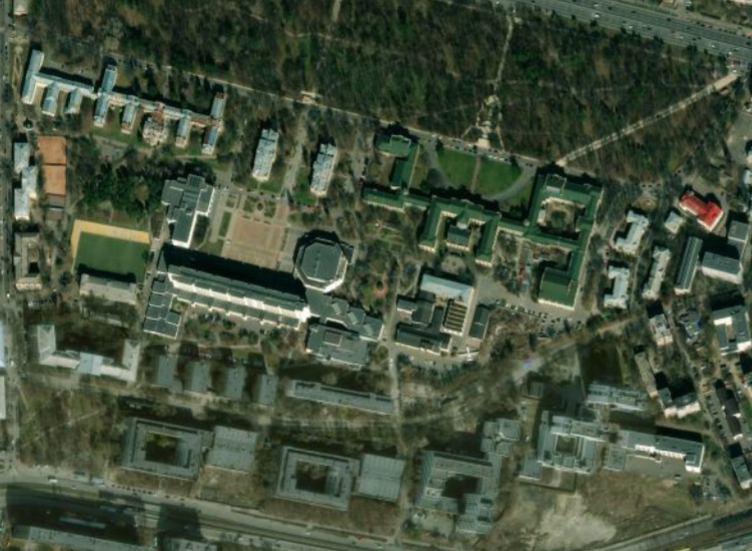
#> input picture media/bing.png, 752 x 551 px
$ python main_task2.py
#> lines starting #> are read from the running program, lines starting #| are printed output that depends on the picture
"""HW2 Level 3 - Filtering & Image Quality Enhancement.

Done by Popova Yelyzaveta.

Continuation of HW1: same KPI building-counting goal, now extended with
filtering and color-correction stages from module_2 (Lessons 3 & 4).
HW1 stages stay available; this file only adds new ones.

  - media/bing.png    -> Bing Maps (high-res, reference)
  - media/landsat.png -> Landsat   (low-res, tuning target)

"""

from pathlib import Path

import cv2
import numpy as np
import matplotlib.pyplot as plt

ROOT = Path(__file__).parent
MEDIA = ROOT / "media"
OUTPUTS = ROOT / "outputs_task2"
OUTPUTS.mkdir(exist_ok=True)

BING_PATH = MEDIA / "bing.png"
LANDSAT_PATH = MEDIA / "landsat.png"


# --------------------------------------------------------------------------- #
# Per-image pipeline definitions.                                             #
# Each entry is (stage_name, stage_params). Available stages: see STAGES.     #
# Starting point = HW1 final params; tune with new module_2 stages from       #
# the notebook (experiments.ipynb).                                           #
# --------------------------------------------------------------------------- #
PARAMS_BING = {
    "stages": [
        ("kmeans",          {"K": 3}),
        ("to_gray",         {}),
        ("equalize",        {}),
        ("gaussian_blur",   {"ksize": 15}),
        ("canny",           {"low": 50, "high": 160}),
        ("morphology",      {"op": "close", "shape": "rect", "ksize": 8, "iters": 2}),
        ("negative",        {}),
        ("find_rectangles", {"approx_eps": 0.08, "min_area": 400, "max_area": 3000,
                             "min_vertices": 4, "max_vertices": 4}),
    ],
}

PARAMS_LANDSAT = {
    "stages": [
        ("kmeans",          {"K": 9}),
        ("to_gray",         {}),
        ("equalize",        {}),
        ("canny",           {"low": 150, "high": 200}),
        ("morphology",      {"op": "close", "shape": "rect", "ksize": 8, "iters": 2}),
        ("negative",        {}),
        ("find_rectangles", {"approx_eps": 0.08, "min_area": 400, "max_area": 3000,
                             "min_vertices": 4, "max_vertices": 4}),
    ],
}


# --------------------------------------------------------------------------- #
# Stage functions. Signature: (img, params, ctx) -> (img_out, ctx_out)        #
# --------------------------------------------------------------------------- #
def s_to_gray(img, p, ctx):
    return cv2.cvtColor(img, cv2.COLOR_BGR2GRAY), ctx


def s_equalize(img, p, ctx):
    return cv2.equalizeHist(img), ctx


def s_negative(img, p, ctx):
    return cv2.bitwise_not(img), ctx


def s_gaussian_blur(img, p, ctx):
    k = p.get("ksize", 3)
    return cv2.GaussianBlur(img, (k, k), p.get("sigma", 0)), ctx


# --- new in HW2 (Lesson 3: filtr_im.py) ----------------------------------- #
# [66 lines left out: functions s_median_blur, s_bilateral, s_sharpen, s_average_filter, s_log_transform, s_pow_transform and 2 more, not called in this run]


# --- HW1 stages, unchanged ------------------------------------------------- #
def s_kmeans(img, p, ctx):
    K = p.get("K", 4)
    rgb = cv2.cvtColor(img, cv2.COLOR_BGR2RGB) if img.ndim == 3 \
          else cv2.cvtColor(img, cv2.COLOR_GRAY2RGB)
    Z = rgb.reshape((-1, 3)).astype(np.float32)
    crit = (cv2.TERM_CRITERIA_EPS + cv2.TERM_CRITERIA_MAX_ITER, 10, 1.0)
    _, lbl, c = cv2.kmeans(Z, K, None, crit, 10, cv2.KMEANS_PP_CENTERS)
    res = np.uint8(c)[lbl.flatten()].reshape(rgb.shape)
    return cv2.cvtColor(res, cv2.COLOR_RGB2BGR), ctx


# [8 lines left out: function s_threshold, not called in this run]


def s_canny(img, p, ctx):
    return cv2.Canny(img, p.get("low", 10), p.get("high", 250)), ctx


def s_morphology(img, p, ctx):
    shape_map = {"rect":    cv2.MORPH_RECT,
                 "ellipse": cv2.MORPH_ELLIPSE,
                 "cross":   cv2.MORPH_CROSS}
    op_map = {"close":    cv2.MORPH_CLOSE,
              "open":     cv2.MORPH_OPEN,
              "gradient": cv2.MORPH_GRADIENT,
              "tophat":   cv2.MORPH_TOPHAT,
              "blackhat": cv2.MORPH_BLACKHAT}
    shape = shape_map[p.get("shape", "rect")]
    op = op_map[p.get("op", "close")]
    k = cv2.getStructuringElement(shape, (p.get("ksize", 7), p.get("ksize", 7)))
    return cv2.morphologyEx(img, op, k, iterations=p.get("iters", 1)), ctx


def s_find_rectangles(img, p, ctx):
    """Lesson 2 / image_recognition.py: arcLength + approxPolyDP, count N-gons."""
    cnts, _ = cv2.findContours(img.copy(), cv2.RETR_EXTERNAL,
                               cv2.CHAIN_APPROX_SIMPLE)
    overlay = ctx["original_bgr"].copy()
    eps = p.get("approx_eps", 0.02)
    min_v, max_v = p.get("min_vertices", 4), p.get("max_vertices", 4)
    min_a, max_a = p.get("min_area", 0), p.get("max_area", 1e12)
    matches = []
    for c in cnts:
        a = cv2.contourArea(c)
        if not (min_a <= a <= max_a):
            continue
        peri = cv2.arcLength(c, True)
        approx = cv2.approxPolyDP(c, eps * peri, True)
        if min_v <= len(approx) <= max_v:
            cv2.drawContours(overlay, [approx], -1, (0, 255, 0), 2)
            matches.append(approx)
    ctx = {**ctx, "count": len(matches), "matches": matches,
           "rect_overlay": overlay}
    return cv2.cvtColor(overlay, cv2.COLOR_BGR2RGB), ctx


STAGES = {
    # HW1
    "to_gray":         s_to_gray,
    "equalize":        s_equalize,
    "negative":        s_negative,
    "gaussian_blur":   s_gaussian_blur,
    "kmeans":          s_kmeans,
    "threshold":       s_threshold,
    "canny":           s_canny,
    "morphology":      s_morphology,
    "find_rectangles": s_find_rectangles,
    # HW2 - Lesson 3 filters
    "median_blur":     s_median_blur,
    "bilateral":       s_bilateral,
    "sharpen":         s_sharpen,
    "average_filter":  s_average_filter,
    # HW2 - Lesson 4 brightness/contrast
    "log_transform":   s_log_transform,
    "pow_transform":   s_pow_transform,
    "hist_stretch":    s_hist_stretch,
    "hist_slide":      s_hist_slide,
}


# --------------------------------------------------------------------------- #
# Pipeline runner.                                                            #
# --------------------------------------------------------------------------- #
def run_pipeline(img_bgr, params):
    ctx = {"original_bgr": img_bgr.copy(), "count": 0,
           "matches": [], "rect_overlay": img_bgr.copy()}
    snapshots = [("original", cv2.cvtColor(img_bgr, cv2.COLOR_BGR2RGB), {})]
    img = img_bgr
    for name, p in params["stages"]:
        if name not in STAGES:
            raise KeyError(f"unknown stage: {name}. valid: {list(STAGES)}")
        img, ctx = STAGES[name](img, p, ctx)
        snapshots.append((name, img, p))
    return snapshots, ctx


# --------------------------------------------------------------------------- #
# Visualisations.                                                             #
# --------------------------------------------------------------------------- #
def save_stage_snapshots(snaps, prefix):
    out_dir = OUTPUTS / "stages"
    out_dir.mkdir(exist_ok=True)
    rgb_stages = {"original", "find_rectangles"}
    for i, (name, img, _) in enumerate(snaps):
        out = cv2.cvtColor(img, cv2.COLOR_RGB2BGR) \
              if (img.ndim == 3 and name in rgb_stages) else img
        cv2.imwrite(str(out_dir / f"{prefix}_{i:02d}_{name}.png"), out)


def show_originals(bing, landsat):
    fig, ax = plt.subplots(1, 2, figsize=(14, 6))
    ax[0].imshow(cv2.cvtColor(bing, cv2.COLOR_BGR2RGB))
    ax[0].set_title("Bing Maps - high-res reference")
    ax[1].imshow(cv2.cvtColor(landsat, cv2.COLOR_BGR2RGB))
    ax[1].set_title("Landsat - low-res tuning target")
    for a in ax:
        a.set_xticks([]); a.set_yticks([])
    fig.suptitle("Originals: KPI main campus (input images)")
    fig.tight_layout()
    fig.savefig(OUTPUTS / "01_originals.png", dpi=120)
    plt.show()


def show_pipeline_grid(snaps_top, snaps_bot, count_top, count_bot,
                       label_top, label_bot):
    cols = max(len(snaps_top), len(snaps_bot))
    fig, ax = plt.subplots(2, cols, figsize=(3.0 * cols, 6.5))
    if cols == 1:
        ax = np.array([[ax[0]], [ax[1]]])
    for row, (snaps, label, count) in enumerate((
        (snaps_top, label_top, count_top),
        (snaps_bot, label_bot, count_bot),
    )):
        for j in range(cols):
            a = ax[row, j]
            if j < len(snaps):
                name, img, _ = snaps[j]
                a.imshow(img, cmap=None if img.ndim == 3 else "gray")
                a.set_title(name, fontsize=10)
            else:
                a.axis("off")
            a.set_xticks([]); a.set_yticks([])
        ax[row, 0].set_ylabel(f"{label}\ncount = {count}", fontsize=11)
    fig.suptitle("Pipeline manipulations - top: Bing reference, bottom: Landsat")
    fig.tight_layout()
    fig.savefig(OUTPUTS / "02_pipeline.png", dpi=120)
    plt.show()


def show_contours_side_by_side(ctx_b, ctx_l):
    fig, ax = plt.subplots(1, 2, figsize=(14, 6))
    ax[0].imshow(cv2.cvtColor(ctx_b["rect_overlay"], cv2.COLOR_BGR2RGB))
    ax[0].set_title(f"Bing - detected rectangles: {ctx_b['count']}")
    ax[1].imshow(cv2.cvtColor(ctx_l["rect_overlay"], cv2.COLOR_BGR2RGB))
    ax[1].set_title(f"Landsat - detected rectangles: {ctx_l['count']}")
    for a in ax:
        a.set_xticks([]); a.set_yticks([])
    fig.suptitle("Vectorized contours (approxPolyDP, 4 vertices) - building candidates")
    fig.tight_layout()
    fig.savefig(OUTPUTS / "03_contours.png", dpi=120)
    plt.show()


# [10 lines left out: function show_histogram, not called in this run]


# --------------------------------------------------------------------------- #
# Entry point.                                                                #
# --------------------------------------------------------------------------- #
def load_images():
    bing = cv2.imread(str(BING_PATH), cv2.IMREAD_COLOR)
    landsat = cv2.imread(str(LANDSAT_PATH), cv2.IMREAD_COLOR)
    if bing is None:    raise FileNotFoundError(BING_PATH)
    if landsat is None: raise FileNotFoundError(LANDSAT_PATH)
    return bing, landsat


def main():
    bing, landsat = load_images()
#> in load_images, bing is the input picture: shape (551, 752, 3); mean B, G, R 60.4, 80.3, 67.8
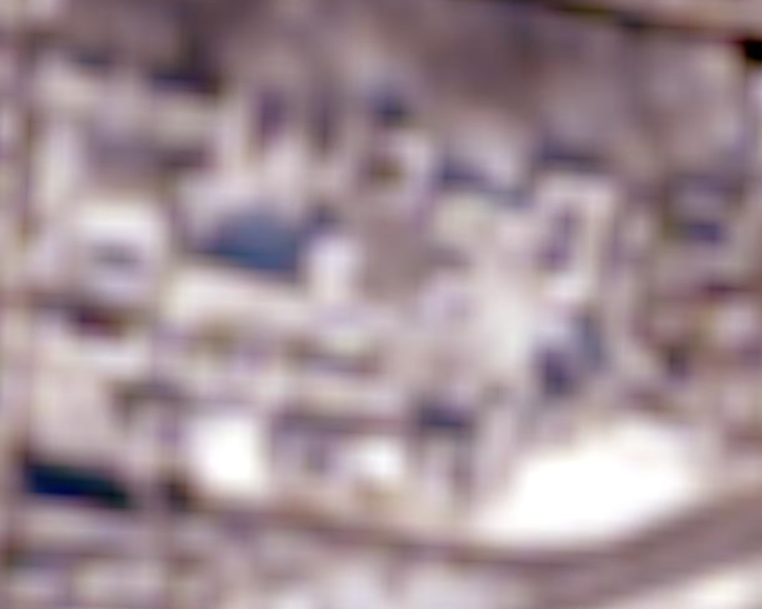
#> input picture media/landsat.png, 762 x 609 px
#> in load_images, landsat is the input picture: shape (609, 762, 3); mean B, G, R 149.5, 143.1, 160.8
    show_originals(bing, landsat)
#> in show_originals, `fig.savefig(OUTPUTS / "01_originals.png", dpi=120)`:
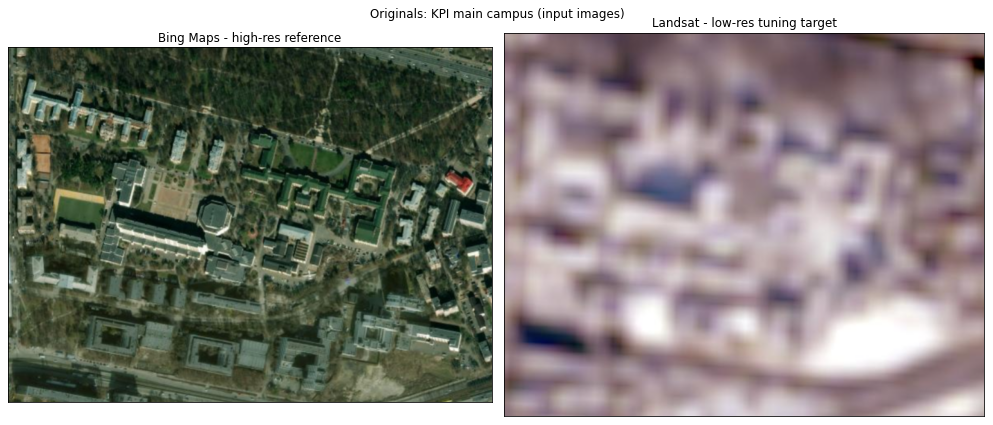
#> figure drawn by matplotlib, 2 panels

    snaps_b, ctx_b = run_pipeline(bing, PARAMS_BING)
#> the loop in run_pipeline, `for name, p in params["stages"]:` made 8 passes
#> pass 1, in s_kmeans, `res = np.uint8(c)[lbl.flatten()].reshape(rgb.shape)`:
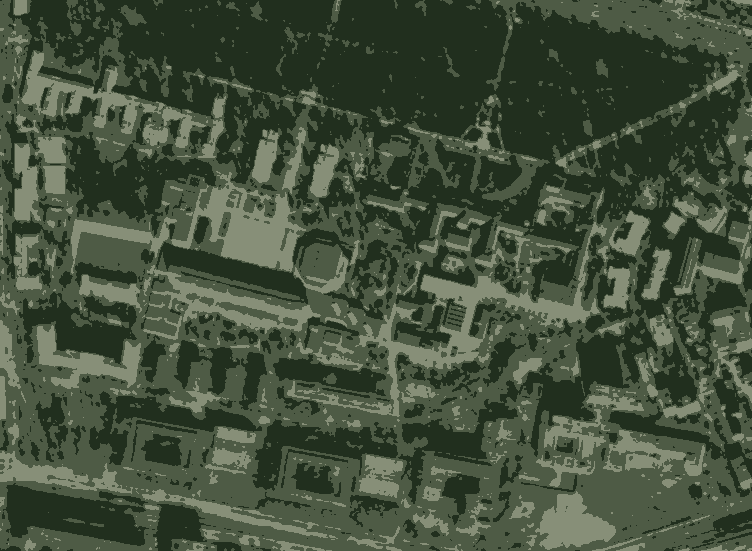
#> res: shape (551, 752, 3); mean R, G, B 67.3, 79.9, 59.9
#> after the loop in run_pipeline, `for name, p in params["stages"]:`:
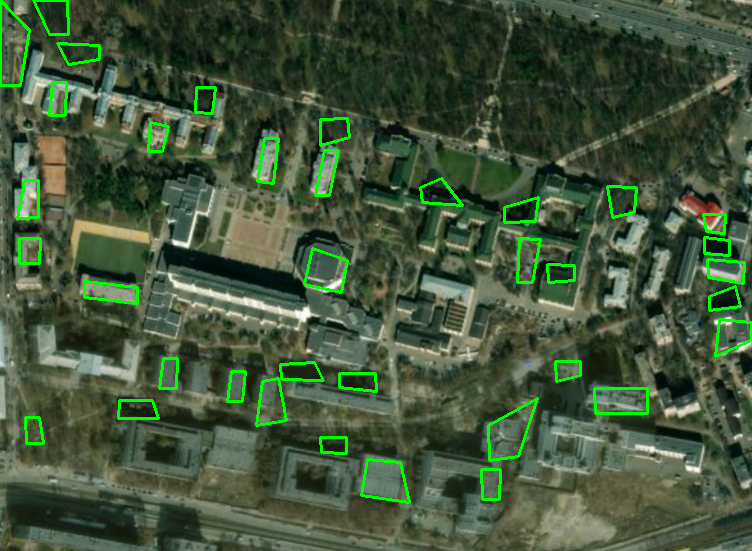
#> img: shape (551, 752, 3); mean R, G, B 65.8, 85.1, 58.5
#> after the loop in run_pipeline, `for name, p in params["stages"]:`: snapshots = 9 items
#> snaps_b = 9 items; ctx_b = 4 items
    snaps_l, ctx_l = run_pipeline(landsat, PARAMS_LANDSAT)
#> the loop in run_pipeline (call 2), `for name, p in params["stages"]:` made 7 passes
#> pass 2, in run_pipeline (call 2), `img, ctx = STAGES[name](img, p, ctx)`:
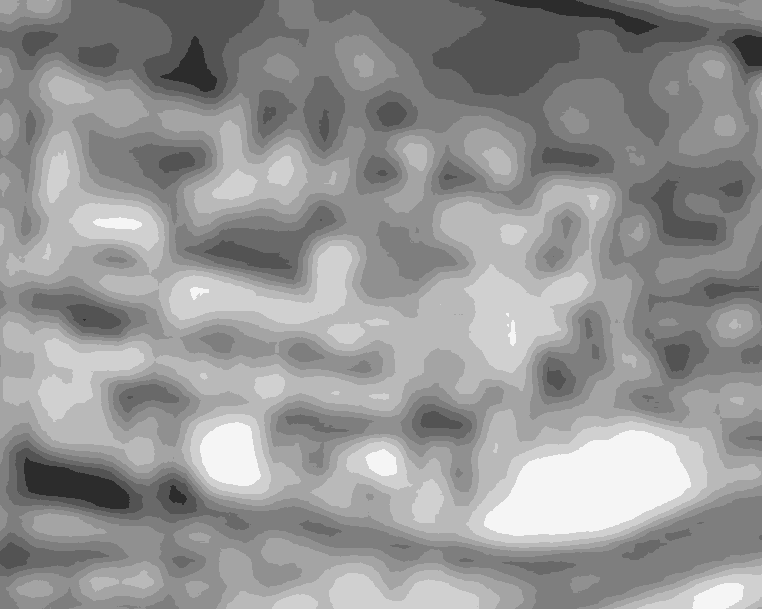
#> img: shape (609, 762); min 44, max 245, mean 148.5
#> after the loop in run_pipeline (call 2), `for name, p in params["stages"]:`:
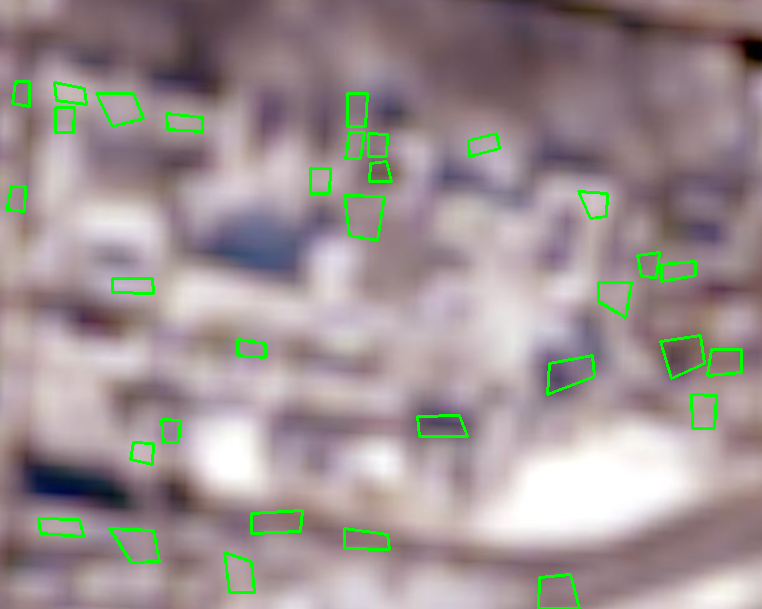
#> img: shape (609, 762, 3); mean R, G, B 157.4, 145.7, 146.4
#> after the loop in run_pipeline (call 2), `for name, p in params["stages"]:`: snapshots = 8 items
#> snaps_l = 8 items; ctx_l = 4 items

    save_stage_snapshots(snaps_b, "bing")
#> the loop in save_stage_snapshots, `for i, (name, img, _) in enumerate(snaps):` made 9 passes
#> name on passes 1 to 9: 'original', 'kmeans', 'to_gray', 'equalize', 'gaussian_blur', 'canny', 'morphology', 'negative', 'find_rectangles'
    save_stage_snapshots(snaps_l, "landsat")
#> the loop in save_stage_snapshots (call 2), `for i, (name, img, _) in enumerate(snaps):` made 8 passes

    show_pipeline_grid(snaps_b, snaps_l, ctx_b["count"], ctx_l["count"],
                       "Bing (reference)", "Landsat (tuned)")
#> in show_pipeline_grid, `cols = max(len(snaps_top), len(snaps_bot))`: cols = 9
#> the loop in show_pipeline_grid, `for row, (snaps, label, count) in enumerate(( (snaps_top, label_top, c..` made 2 passes
#> (row, label, count) on passes 1 to 2: (0, 'Bing (reference)', 36), (1, 'Landsat (tuned)', 32)
#> in show_pipeline_grid, `fig.savefig(OUTPUTS / "02_pipeline.png", dpi=120)`:
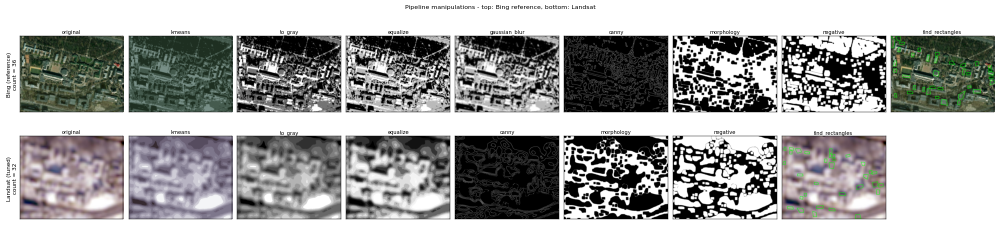
#> figure drawn by matplotlib, 17 panels; B, G, R data is drawn as R, G, B
    show_contours_side_by_side(ctx_b, ctx_l)

    print(f"\nBing reference: {ctx_b['count']} buildings")
#| Bing reference: 36 buildings
    print(f"Landsat:        {ctx_l['count']} buildings")
#| Landsat:        32 buildings
    print(f"Delta:          {ctx_l['count'] - ctx_b['count']:+d}")
#| Delta:          -4


if __name__ == "__main__":
    main()
